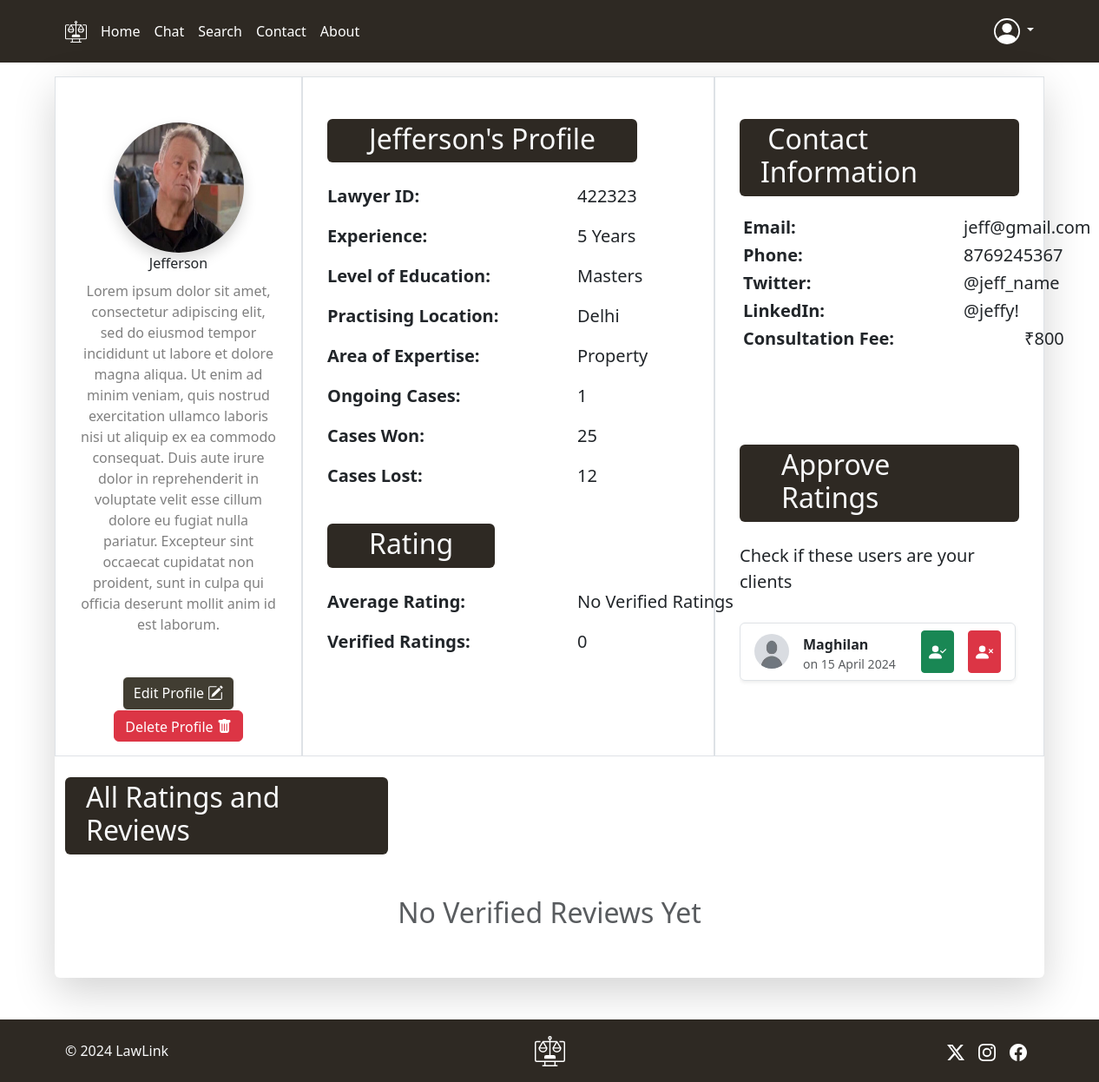
/profile/2 (signed in), run on the app's committed database.
### main.py (models this page shows, shortened)
class Lawyer(db.Model, UserMixin):
    __table_name__ = 'lawyer'
    id: db.Mapped[int] = db.mapped_column(primary_key=True)
    name = db.Column(db.String(80), nullable=False)
    pic_url = db.Column(db.String(200), nullable=False)
    bio = db.Column(db.String(200), nullable=False)
    education = db.Column(db.String(20), nullable=False)
    bar_council_id = db.Column(db.Integer, nullable=False, unique=True)
    location = db.Column(db.String(200), nullable=False)
    expertise = db.Column(db.String(200), nullable=False)
    experience = db.Column(db.Integer, nullable=False)
    ongoing = db.Column(db.Integer, nullable=False)
    won = db.Column(db.Integer, nullable=False)
    lost = db.Column(db.Integer, nullable=False)
    verified = db.Column(db.Boolean, default=False)
    phone = db.Column(db.Integer, nullable=False)
    email = db.Column(db.String(200), nullable=False)
    fee = db.Column(db.Integer, nullable=False)
    id_url = db.Column(db.String(200), nullable=False)
    verified_sum = db.Column(db.Integer, default=0)
    verified_count = db.Column(db.Integer, default=0)
    user: db.Mapped["User"] = db.relationship(back_populates="lawyer")
    user_id: db.Mapped[int] = db.mapped_column(db.ForeignKey("user.id"))
    lawyer_rating: db.Mapped[List["Rating"]] = db.relationship(back_populates="lawyer")
    lawyer_contact: db.Mapped[List["Contact"]] = db.relationship(back_populates="lawyer")

class User(db.Model, UserMixin):
    __table_name__ = 'user'
    id: db.Mapped[int] = db.mapped_column(primary_key=True)
    username = db.Column(db.String(80), nullable=False)
    email = db.Column(db.String(120), unique=True, nullable=False)
    password = db.Column(db.String(50), nullable=False)
    lawyer: db.Mapped["Lawyer"] = db.relationship(back_populates="user")
    rating_user: db.Mapped[List["Rating"]] = db.relationship(back_populates="rating_author")
    def get_id(self):
        return str(self.id)

class Contact(db.Model, UserMixin):
    __table_name__ = 'rating'
    id: db.Mapped[int] = db.mapped_column(primary_key=True)
    socials = db.Column(db.String(200), nullable=False)
    usernames = db.Column(db.String(200), default=False)
    lawyer: db.Mapped["Lawyer"] = db.relationship(back_populates="lawyer_contact")
    lawyer_id: db.Mapped[int] = db.mapped_column(db.ForeignKey("lawyer.id"))

class Rating(db.Model, UserMixin):
    __table_name__ = 'rating'
    id: db.Mapped[int] = db.mapped_column(primary_key=True)
    rating = db.Column(db.Integer, nullable=False)
    title = db.Column(db.String(200), nullable=False)
    review = db.Column(db.String(200), nullable=False)
    verified = db.Column(db.Boolean, default=False)
    rating_date = db.Column(db.String(20), nullable=False)
    rating_author: db.Mapped["User"] = db.relationship(back_populates="rating_user")
    author_id: db.Mapped[int] = db.mapped_column(db.ForeignKey("user.id"))
    lawyer: db.Mapped["Lawyer"] = db.relationship(back_populates="lawyer_rating")
    lawyer_id: db.Mapped[int] = db.mapped_column(db.ForeignKey("lawyer.id"))

### main.py (the view, shortened to what this page needs)
@app.route('/profile/<lawyer_id>', methods=['POST', 'GET'])
@login_required
def profile(lawyer_id):
    user = db.session.execute(db.Select(User).where(User.id == current_user.get_id())).scalar()
    lawyer = db.get_or_404(Lawyer, lawyer_id)
    return render_template('profile.html', lawyer=lawyer, user=user, rating_dict=rating_dict)

### main.py (called while the page is built)
@login_manager.user_loader
def load_user(user_id):
    return db.session.execute(db.select(User).where(User.id == user_id)).scalar()

### templates/profile.html (shortened to what this page needs)
{% extends 'header.html' %}
{% block content %}
<body>
  <div class="container rounded bg-white mt-3 mb-5 shadow-lg">
    <div class="row" style="min-height: 650px">
      <div class="col-md-3 border">
        <div class="d-flex flex-column text-center p-3 pt-5" >
          <img class="rounded-circle mt-1 mx-auto shadow" width="150px" height="150px" src="{{ url_for('static', filename=lawyer.pic_url) }}" alt="">
          <span class="font-weight-bold">{{ lawyer.name }}</span>
          <span class="text-black-50 mt-2" style="min-height: 250px">{{ lawyer.bio }}</span>
          {% if user.id == lawyer.user_id %}
            <form action="{{ url_for('delete_profile') }}" class="mt-5" method="post">
              <a type="button" href="/editprofile" class="btn btn-brown">Edit Profile
              </a>
              <button type="submit" name="delete" value="{{ lawyer.id }}" class="btn btn-danger pb-1">Delete Profile
              </button>
            </form>
          {% endif %}
        </div>
      </div>
      <div class="col-md-5 border">
        <div class="p-3 py-5">
          <div class="d-flex justify-content-between align-items-center mb-3">
            <h2 class="text-light px-5 pt-1 pb-2 rounded bg-brown">{{ lawyer.user.username }}'s Profile</h2>
          </div>
          <div class="row mt-3">
            <p class="lead fw-bold">Lawyer ID: <span class="fw-light pos-665">{{ lawyer.bar_council_id }}</span></p>
            <p class="lead fw-bold">Experience: <span class="fw-light pos-665">{{ lawyer.experience }} Years</span></p>
            <p class="lead fw-bold">Level of Education: <span class="fw-light pos-665">{{ lawyer.education }}</span></p>
            <p class="lead fw-bold">Practising Location: <span class="fw-light pos-665">{{ lawyer.location }}</span></p>
            <p class="lead fw-bold">Area of Expertise: <span class="fw-light pos-665">{{ lawyer.expertise }}</span></p>
            <p class="lead fw-bold">Ongoing Cases: <span class="fw-light pos-665">{{ lawyer.ongoing }}</span></p>
            <p class="lead fw-bold">Cases Won: <span class="fw-light pos-665">{{ lawyer.won }}</span></p>
            <p class="lead fw-bold">Cases Lost: <span class="fw-light pos-665">{{ lawyer.lost }}</span></p>
          </div>
          <div class="d-flex justify-content-between align-items-center mb-3 mt-4">
            <h2 class="text-light px-5 pt-1 pb-2 rounded bg-brown">Rating</h2>
          </div>
          {% if lawyer.verified_count > 0: %}
            {% set avg_rating = (lawyer.verified_sum/lawyer.verified_count)|round(1) %}
            {% if avg_rating - avg_rating|int == 0.5: %}
              {% set avg_rating = avg_rating|int + 0.5 %}
            {% elif avg_rating - avg_rating|int > 0.5: %}
              {% set avg_rating = avg_rating|int + 0.7 %}
            {% elif avg_rating - avg_rating|int < 0.5 and avg_rating - avg_rating|int > 0.1: %}
              {% set avg_rating = avg_rating|int + 0.2 %}
            {% else: %}
              {% set avg_rating = avg_rating %}
            {% endif %}
            <p class="lead fw-bold">Average Rating: <span class="fw-light" style="position: absolute; left: 660px">{{ rating_dict[avg_rating] }}</span></p>
            <p class="lead fw-bold">Verified Ratings: <span class="fw-light pos-665">{{ lawyer.verified_count }}</span></p>
          {% else %}
            <p class="lead fw-bold">Average Rating: <span class="fw-light pos-665">No Verified Ratings</span></p>
            <p class="lead fw-bold">Verified Ratings: <span class="fw-light pos-665">0</span></p>
          {% endif %}
        </div>
      </div>
      <div class="col-md-4 border">
        {% if user %}
          <div class="p-3 mt-1">
            <div class="d-flex justify-content-between align-items-center mb-3 mt-4 pt-1">
              <h2 class="text-light px-4 pt-1 pb-2 rounded bg-brown" >&nbsp;Contact Information&nbsp;</h2>
            </div>
            <div class="col-md-12 mt-2 ms-1">
              <h5 class="lead fw-bold">Email: <span class="fw-light pos-1110">{{ lawyer.email }}</span></h5>
              <h5 class="lead fw-bold">Phone: <span class="fw-light pos-1110">{{ lawyer.phone }}</span></h5>
            {% for contact in lawyer.lawyer_contact %}
              <h5 class="lead fw-bold">{{ contact.socials }} <span class="fw-light pos-1110">@{{ contact.usernames }}</span></h5>
            {% endfor %}
              <h5 class="lead fw-bold">Consultation Fee: <span class="fw-light" style="position: absolute; left: 1180px">₹{{ lawyer.fee }}</span></h5>
            </div>
            {% if user.id != lawyer.user_id %}
              <form id="rating" class="col-md-12 mt-100" action="{{ url_for('profile', lawyer_id = lawyer.id) }}" method="post">
                  <h5 >Rate Your Experience:</h5>
                <div class="border shadow-sm py-2 mt-2 ps-2 col-6 rounded" style="font-size: 1.3rem">
                  <input onclick="change_rating(1)" type="button" class="px-0 bg-white no-border ms-1" value="🌑" id="rate1" placeholder="">
                  <input onclick="change_rating(2)" type="button" class="px-0 bg-white no-border" value="🌑" id="rate2">
                  <input onclick="change_rating(3)" type="button" class="px-0 bg-white no-border" value="🌑" id="rate3">
                  <input onclick="change_rating(4)" type="button" class="px-0 bg-white no-border" value="🌑" id="rate4">
                  <input onclick="change_rating(5)" type="button" class="px-0 bg-white no-border" value="🌑" id="rate5">
                  <input hidden="hidden" value="0" id="rating_value" name="rating_value">
                  <input hidden="hidden" value="{{ user.username }}" id="reviewed_user" name="reviewed_user">
                </div>
                <input type="text" id="title" class="form-control py-2 my-3 shadow-sm fw-bold" name="title" placeholder="Title">
                <textarea id="review" name="review" class="form-control my-3 shadow-sm" style="height: 9em" placeholder="Details"></textarea>
                <button type="submit" class="btn btn-brown">Save</button>
              </form>
            {% elif user.id == lawyer.user_id %}
            <div class="d-flex justify-content-between align-items-center mb-3 mt-100">
                <h2 class="text-light px-5 pt-1 pb-2 rounded bg-brown" >Approve Ratings</h2>
            </div>
            <p class="lead">Check if these users are your clients</p>
            <div style="max-height:220px;" class="overflow-y-scroll pe-1">
              {% for rating in lawyer.lawyer_rating %}
              {% if not rating.verified %}
                <form id="approve" data-sb-form-api-token="API_TOKEN" action="" method="post">
                  <div class="list-group-item d-flex gap-3 my-3 p-2 px-3 border rounded shadow-sm">
                    {% if rating.rating_author.lawyer: %}
                      <img class="rounded-circle mt-1 mx-auto" width="40px" height="40px" src="{{ url_for('static', filename=rating.rating_author.lawyer.pic_url) }}" alt="">
                    {% else: %}
                      <img class="rounded-circle mt-1 mx-auto" width="40px" height="40px" src="{{ url_for('static', filename='lawyer_pics/default.png') }}" alt="">
                    {% endif %}
                    <span class="pt-1 form-checked-content flex-grow-1">
                      <strong>{{ rating.rating_author.username }}</strong>
                      <small class="d-block text-muted">{{ rating.rating_date }}</small>
                    </span>
                    <button class="btn btn-success px-2 btn-sm" name="approve" value="{{ rating.author_id }}" type="submit">
                    </button>
                    <button class="btn btn-danger px-2 btn-sm" name="delete" value="{{ rating.author_id }}" type="submit">
                    </button>
                  </div>
                </form>
              {% endif %}
              {% else: %}
                <h2 class="text-muted ms-2 mt-4">No Reviews To Approve</h2>
              {% endfor %}
            </div>
            {% endif %}
          </div>
        {% endif %}
      </div>
    </div>
    <div class="mt-4 pb-5">
      <h2 class="text-light ps-4 pt-1 pb-2 mb-3 col-4 rounded bg-brown" >All Ratings and Reviews</h2>
      {% if lawyer.lawyer_rating and lawyer.verified_count > 0 %}
      {% for rating in lawyer.lawyer_rating %}
      {% if rating.verified %}
        <div class="py-3 ps-3 border rounded shadow-sm mb-3">
          <h4>{{ rating.rating_author.username }}<span class="h5 fw-light"> {{ rating.rating_date }}</span></h4>
          <p class="fw-bold">{{ rating_dict[rating.rating] }}<span class="h5"> {{ rating.title }}</span></p>
          <h5 class="fw-light">{{ rating.review }}</h5>
        </div>
      {% endif %}
      {% endfor %}
      {% else %}
        <h2 class="text-center text-muted mt-5">No Verified Reviews Yet</h2>
      {% endif %}
    </div>
  </div>
</body>
{% include 'footer.html' %}
{% endblock %}

### static/css/styles.css (style rules this page uses)
.bg-brown { background-color: #2e2923; }
.pos-665 { font-weight: normal; position: absolute; left: 665px; }
.pos-1110 { font-weight: normal; position: absolute; left: 1110px; }
.mt-100 { margin-top: 110px; }
.btn-brown { color: #FFFFFF; background-color: #413D32; border-color: #FFFFFF; }

### data on the page
Lawyer: pic_url (picture), name "Jefferson", bio "Lorem ipsum dolor sit amet, consectetur adipiscing elit, sed do eiusmod tempor incididunt ut labore et dolore magna aliqua. Ut enim ad minim veniam, quis nostrud exercitation ullamco laboris nisi ut aliquip ex ea commodo consequat. Duis aute irure dolor in reprehenderit in voluptate velit esse cillum dolore eu fugiat nulla pariatur. Excepteur sint occaecat cupidatat non proident, sunt in culpa qui officia deserunt mollit anim id est laborum.", bar_council_id "422323", experience "5", education "Masters", location "Delhi", expertise "Property", ongoing "1", won "25", lost "12", email "jeff@gmail.com", phone "8769245367", fee "800"
User: user.username "Jefferson"
Contact: socials "Twitter:", usernames "jeff_name"
Contact: socials "LinkedIn:", usernames "jeffy!"
Rating: verified False (drawn), rating_author.username "Maghilan", rating_date "on 15 April 2024", {{ rating.author_id }} 7 (drawn)
